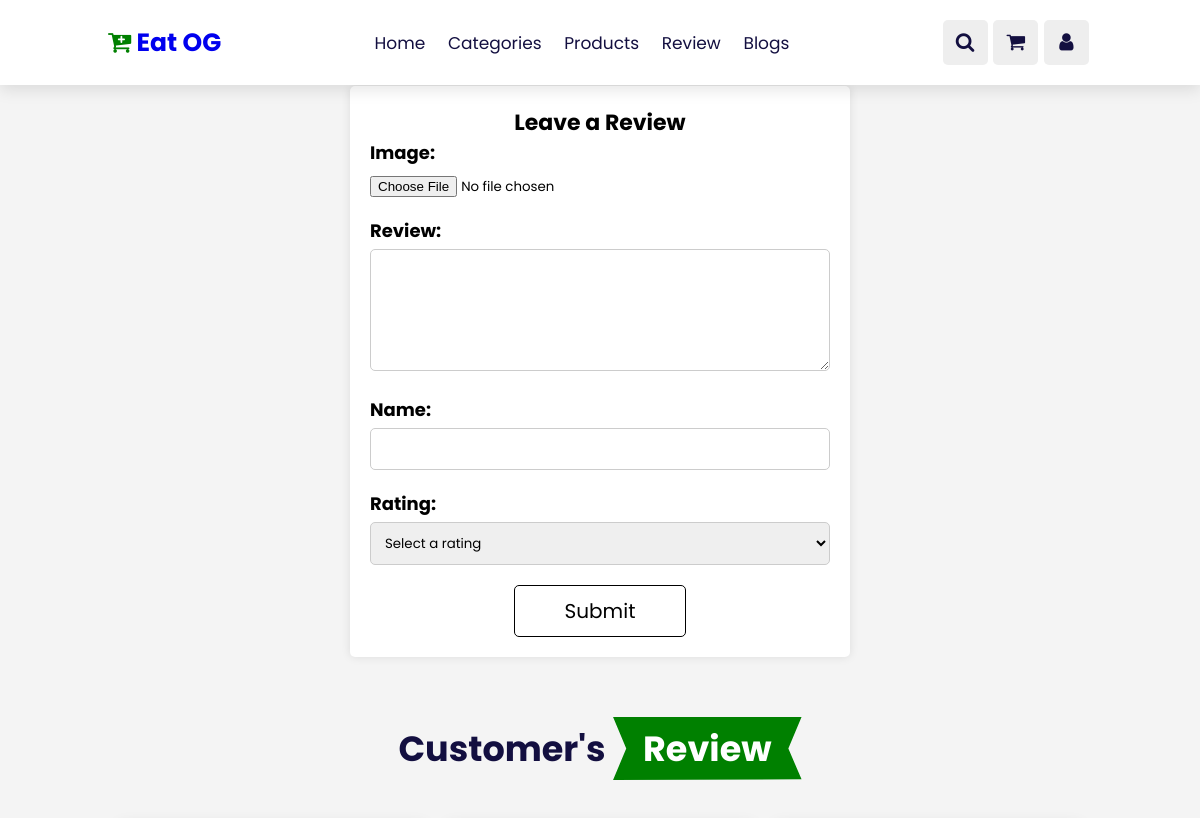
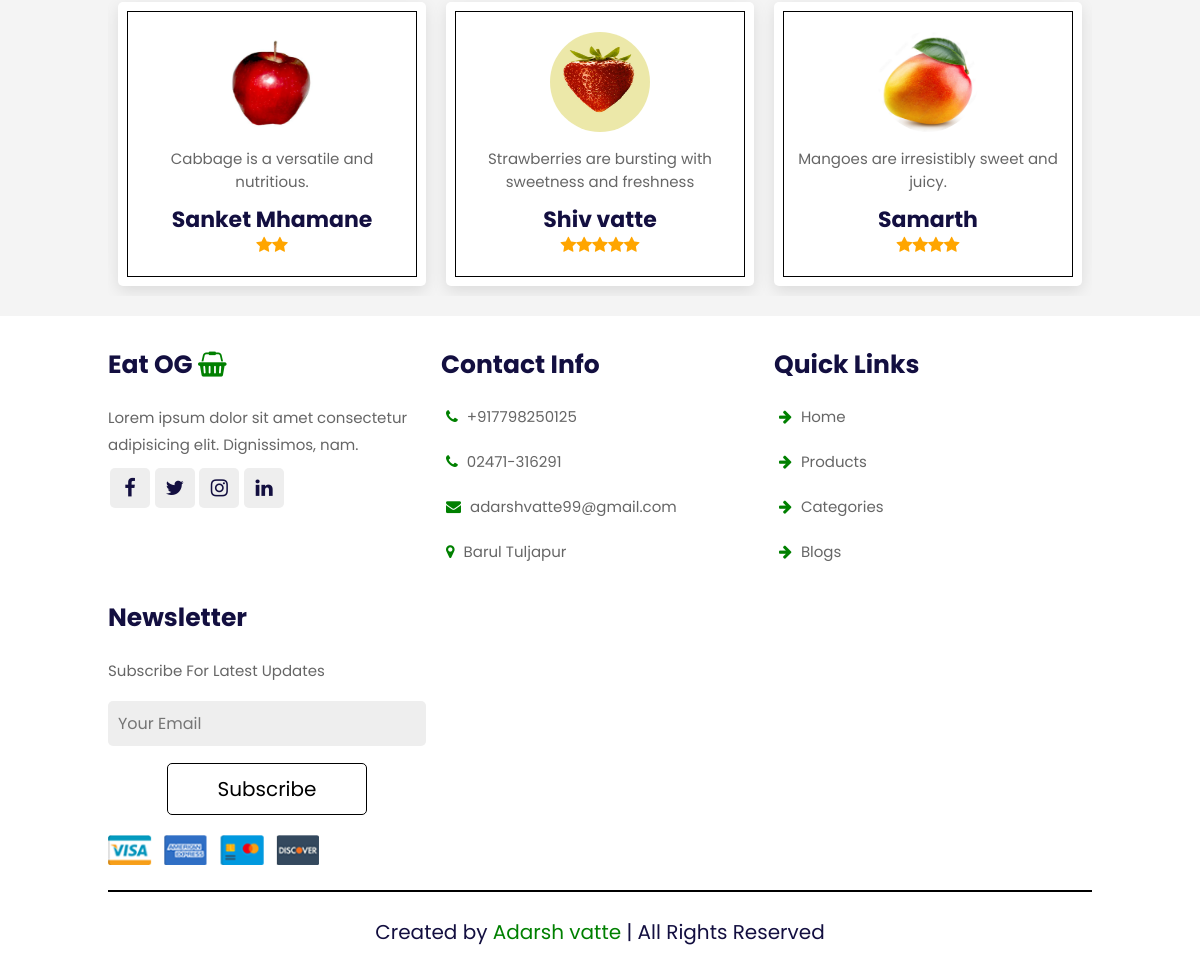
/review/, run on the app's committed database (2 pictures, top to bottom).
### store/models.py (models this page shows, shortened)
class Review(models.Model):
    image =  models.ImageField(upload_to="images/", max_length=250, null=True, default=None)
    name = models.CharField(max_length=50, default="")
    comment = models.TextField()
    rate = models.IntegerField(default=0)

### eatog/views.py (the view, shortened to what this page needs)
# urls.py: path('review/', views.review, name="review"),
def review(request):
    data = Review.objects.all()
    context = {
        "data" : data
    }
    return render(request, "review.html", context)

### templates/review.html (shortened to what this page needs)
{% extends "base.html" %}
{% block content %}
{% load static %}
<br><br><br><br>
<br><br>
<div class="container">
    <h1>Leave a Review</h1>
    <form action="/review/" method="post" enctype="multipart/form-data">
        <div class="form-group">
            <label for="image">Image:</label>
            <input type="file" id="image" name="image" accept="image/*">
        </div>
        <div class="form-group">
            <label for="review">Review:</label>
            <textarea id="review" name="review" rows="5" required></textarea>
        </div>
        <div class="form-group">
            <label for="name">Name:</label>
            <input type="text" id="name" name="name" required>
        </div>
        <div class="form-group">
            <label for="rating">Rating:</label>
            <select id="rating" name="rating" required>
                <option value="">Select a rating</option>
            </select>
        </div>
        <button type="submit" class="btn">Submit</button>
    </form>
</div>
<section class="review" id="review">
    <h1 class="heading">Customer's <span>Review</span></h1>
    <div class="swiper review-slider">
        <div class="swiper-wrapper">
            {% for i in data %}
            <div class="swiper-slide box">
                <img src="/media/{{ i.image }}">
                <p>{{i.comment}}</p>
                <h3>{{i.name}}</h3>
                <div class="stars">
                    {% if i.rate == 1 %}
                    <i class="fa fa-star"></i>
                    {% elif i.rate == 2 %}
                    <i class="fa fa-star"></i><i class="fa fa-star"></i>
                    {% elif i.rate == 3 %}
                    <i class="fa fa-star"></i><i class="fa fa-star"></i><i class="fa fa-star"></i>
                    {% elif i.rate == 4 %}
                    <i class="fa fa-star"></i><i class="fa fa-star"></i><i class="fa fa-star"></i><i class="fa fa-star"></i>
                    {% elif i.rate == 5 %}
                    <i class="fa fa-star"></i><i class="fa fa-star"></i><i class="fa fa-star"></i><i class="fa fa-star"></i><i class="fa fa-star"></i>
                    {% endif %}
                </div>
            </div>
            {% endfor %}
            </div>
        </div>
    </section>
{% endblock  %}

### static/style.css (style rules this page uses)
:root { --green:green; --black:#130f40; --light-color:#666; --box-shodow: 0 .5rem 1.5rem rgba(0,0,0,.1); --border: .2rem solid rgba(0,0,0.1); --outline: 0.1rem solid rgba(0,0,0.1); }
* { font-family: "Poppins", sans-serif; margin: 0; padding: 0; box-sizing: border-box; outline: none; border: none; text-decoration: none; }
html { font-size: 62.5%; overflow-x: hidden; scroll-behavior: smooth; scroll-padding-top: 7rem; }
body { background: #eee; }
.btn { border: .2rem solid black; margin-top: 1rem; display: inline-block; padding: .8rem 3rem; font-size: 1.7rem; border-radius: .5rem; color: var(--black); cursor: pointer; background: none; }
section { padding: 2rem 9%; }
.heading { text-align: center; padding: 2rem 0; padding-bottom: 3rem; font-size: 3.5rem; color: var(--black); }
.heading span { background: var(--green); color: white; display: inline-block; padding: .5rem 3rem; clip-path: polygon(100% 0, 93% 50%, 100% 99%, 0% 100%, 7% 50%, 0% 0%); }
.review .review-slider { border: 0px solid; padding: 1rem; }
.review .review-slider .box { border: 0px solid red; background: white; border-radius: .5rem; text-align: center; padding: 3rem 2rem; outline-offset: -1rem; outline: var(--outline); box-shadow: var(--box-shodow); transition: .2s linear; }
.review .review-slider .box img { height: 10rem; width: 10rem; border-radius: 50%; }
.review .review-slider .box p { padding: 1rem 0; color: var(--light-color); font-size: 1.5rem; }
.review .review-slider .box h3 { padding-bottom: .5rem 0; color: var(--black); font-size: 2.2rem; }
.review .review-slider .box .stars i { color: orange; font-size: 1.7rem; }

### templates/review.html (style rules this page uses)
body { font-family: Arial, sans-serif; background-color: #f4f4f4; }
.container { max-width: 500px; margin: 20px auto; padding: 20px; background-color: #fff; border-radius: 5px; box-shadow: 0 0 10px rgba(0, 0, 0, 0.1); }
.form-group { margin-bottom: 20px; }
h1 { font-size:22px; text-align:center; margin-botton:20px; }
label { display: block; font-weight: bold; font-size:18px; margin-bottom: 5px; }
input[type="text"], textarea { width: 100%; padding: 10px; border: 1px solid #ccc; border-radius: 5px; box-sizing: border-box; }
input[type="file"] { margin-top: 5px; }
select { padding: 10px; border: 1px solid #ccc; border-radius: 5px; width: 100%; box-sizing: border-box; }
.btn { background-color: #fff; color: black; padding: 10px 50px; border: 1px solid black; border-radius: 5px; font-size:20px; cursor: pointer; text-align: center; display: block; margin-left: auto; margin-right: auto; }

### data on the page
Review: image (picture), comment "Cabbage is a versatile and nutritious.", name "Sanket Mhamane", rate 2 (drawn)
Review: image (picture), comment "Strawberries are bursting with sweetness and freshness", name "Shiv vatte", rate 5 (drawn)
Review: image (picture), comment "Mangoes are irresistibly sweet and juicy.", name "Samarth", rate 4 (drawn)
